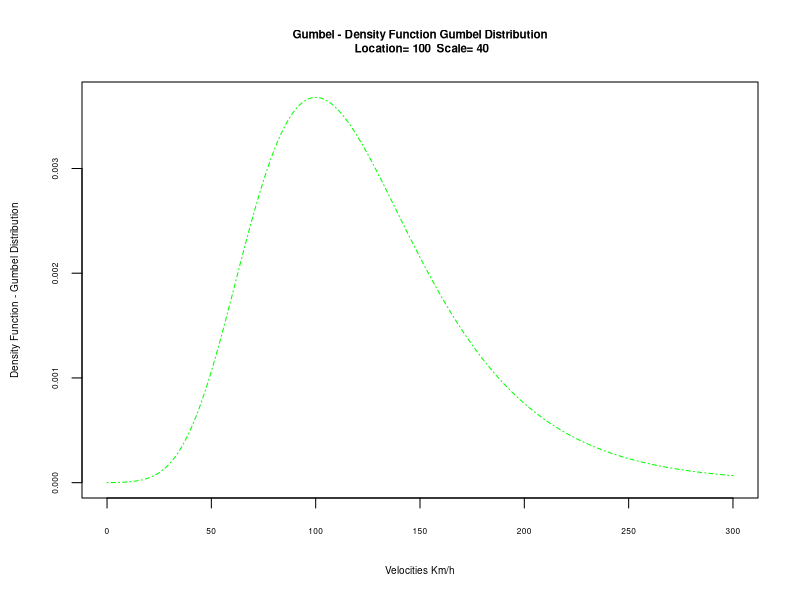
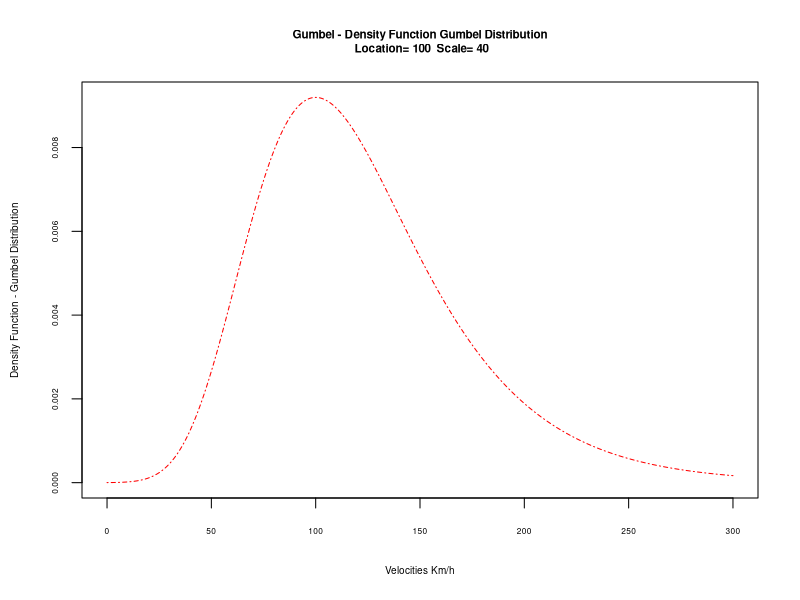
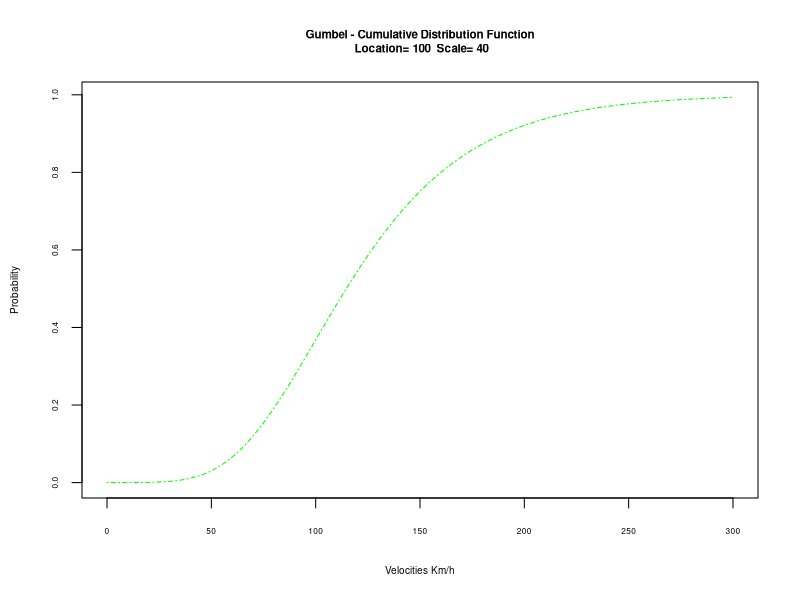
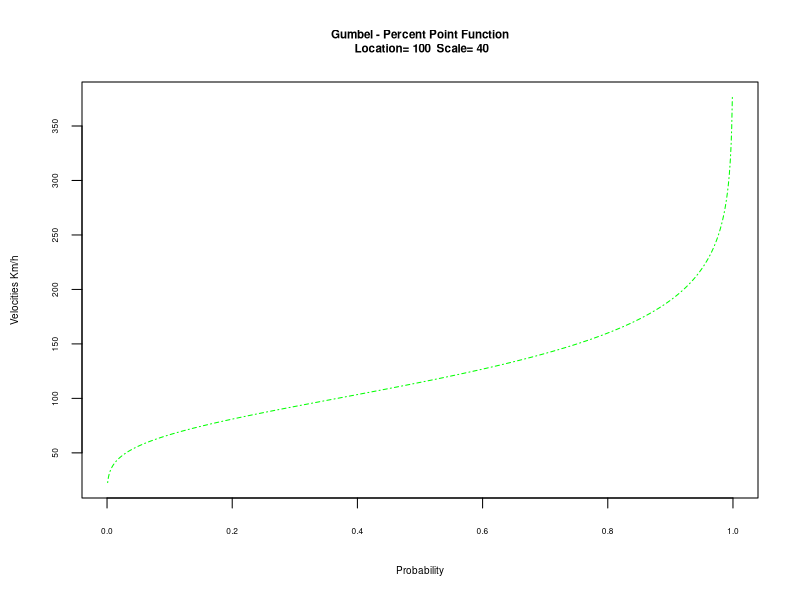
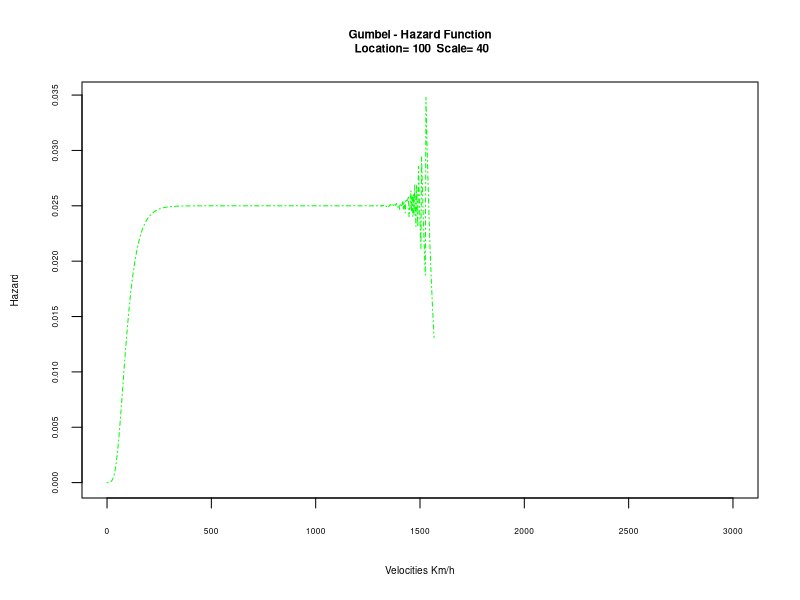
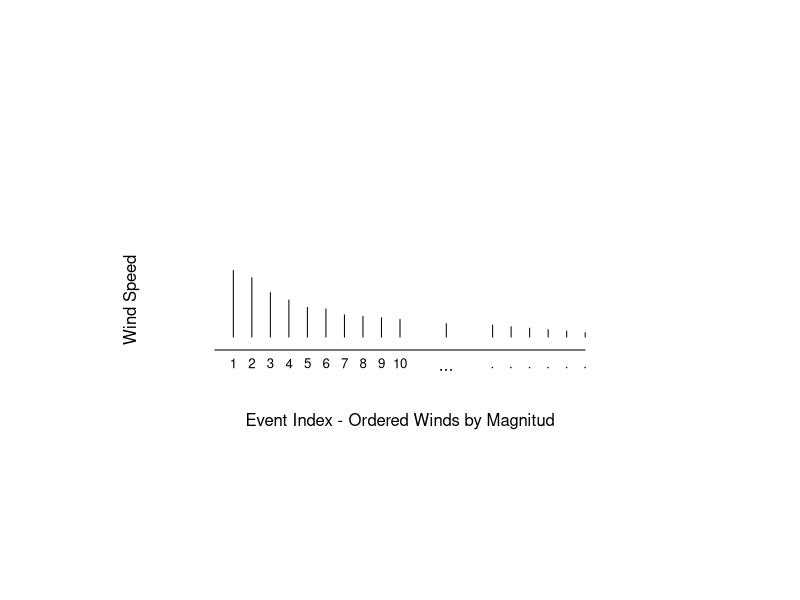
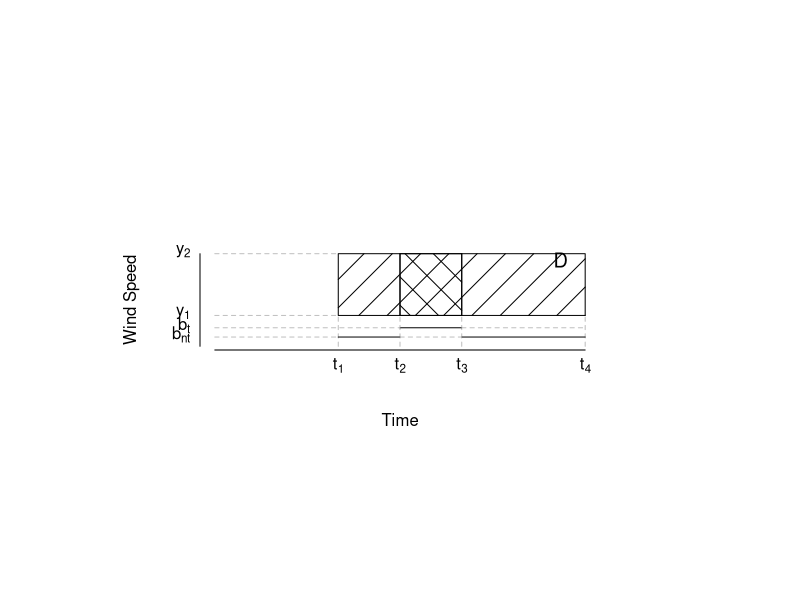

Generate these figures, in order, with R: (Note: this script raises an error after producing the figures.)
## ---- chunk 1
library("RcmdrMisc")
## ---- chunk 2
library(knitr)
def.chunk.hook  <- knitr::knit_hooks$get("chunk")
knitr::knit_hooks$set(chunk = function(x, options) {
  x <- def.chunk.hook(x, options)
  ifelse(options$size != "normalsize", paste0("\n \\", options$size,"\n\n", x, "\n\n \\normalsize"), x)
})
## ---- chunk 3
location = 100
scale = 40
.x <- seq(0, 300, length.out=1000)
pdfG <- function(x) {
  1/location *exp(-(x-location)/scale)*exp(-exp(-(x-location)/scale))
  }
.y = pdfG(.x)
plot(.x, .y, col="green", lty=4, 
     xlab="Velocities Km/h", ylab="Density Function - Gumbel Distribution", 
     main=paste("Gumbel - Density Function Gumbel Distribution\n", "Location=", 
     round(location,2), " Scale=", round(scale,2)), type="l", 
     cex.axis = 0.5, cex.lab= 0.6, cex.main=0.7, cex.sub=0.6)
## ---- chunk 4
location = 100
scale = 40
.x <- seq(0, 300, length.out=1000)
dfG = dgumbel(.x, location=location, scale=scale)
plot(.x, dfG, col="red", lty=4, 
     xlab="Velocities Km/h", ylab="Density Function - Gumbel Distribution", 
     main=paste("Gumbel - Density Function Gumbel Distribution\n", "Location=", 
     round(location,2), " Scale=", round(scale,2)), type="l", 
     cex.axis = 0.5, cex.lab= 0.6, cex.main=0.7, cex.sub=0.6)
## ---- chunk 5
location = 100
scale = 40
.x <- seq(0, 300, length.out=1000)
cdfG <- function(x) {
  exp(-exp(-(x-location)/scale))
  }
.y = cdfG(.x)
plot(.x, .y, col="green", lty=4, 
     xlab="Velocities Km/h", ylab="Probability", 
     main=paste("Gumbel - Cumulative Distribution Function\n", "Location=", 
     round(location,2), " Scale=", round(scale,2)), type="l", 
     cex.axis = 0.5, cex.lab= 0.6, cex.main=0.7, cex.sub=0.6)
## ---- chunk 6
location = 100
scale = 40
.x <- seq(0, 1, length.out=1000)
ppfG <- function(x) {
  location - (scale*log(-log(x)))
  }
.y = ppfG(.x)
plot(.x, .y, col="green", lty=4, 
     ylab="Velocities Km/h", xlab="Probability", 
     main=paste("Gumbel - Percent Point Function\n", "Location=", 
     round(location,2), " Scale=", round(scale,2)), type="l", 
     cex.axis = 0.5, cex.lab= 0.6, cex.main=0.7, cex.sub=0.6)
## ---- chunk 7
location = 100
scale = 40
.x <- seq(0, 3000, length.out=1000)
hfG <- function(x) {
  (1/scale)*(exp(-(x-location)/scale))/(exp(exp(-(x-location)/scale))-1)
  }
.y = hfG(.x)
plot(.x, .y, col="green", lty=4, 
     xlab="Velocities Km/h", ylab="Hazard", 
     main=paste("Gumbel - Hazard Function\n", "Location=", 
     round(location,2), " Scale=", round(scale,2)), type="l", 
     cex.axis = 0.5, cex.lab= 0.6, cex.main=0.7, cex.sub=0.6)
#library(reliaR)
#plot(.x, hgumbel(.x, mu=location, sigma=scale))
#plot(.x, hra.gumbel(.x, mu=location, sigma=scale))
## ---- chunk 8
par(pin = c(4, 1))
plot(1, type="n", xlab="Event Index - Ordered Winds by Magnitud", ylab="Wind Speed", 
     xlim=c(0,200), ylim= c(0,50), xaxt ="n", yaxt="n", bty="n", asp = 0.8)
x1 = seq(from=10, to=100, by=10)
y1 = c(45, 40, 30, 25, 20, 19, 15, 14, 13, 12)
text(x=x1,  par("usr")[3], 
     labels = x1/10, srt = 0, pos = 1, xpd = TRUE, cex=0.8)
for (i in 1:10) lines(x=c(x1[i],x1[i]), y=c(0,y1[i]))
lines(x=c(125,125), y=c(0,9))
text(x=125,  par("usr")[3], 
     labels = "..." , srt = 0, pos = 1, xpd = TRUE)
x1 = seq(from=150, to=200, by=10)
y1 = c(8, 7, 6, 5, 4, 3)
for (i in 1:10) lines(x=c(x1[i],x1[i]), y=c(0,y1[i]))
text(x=x1,  par("usr")[3], 
     labels = "." , srt = 0, pos = 1, xpd = TRUE, cex=0.8)
axis(1, labels=FALSE, tick=TRUE, col.axis="black", lwd.ticks=0)
## ---- chunk 9
plot(1, type="n", xlab="Time", ylab="Wind Speed", 
     xlim=c(0,30), ylim= c(0,30), xaxt ="n", yaxt="n", bty="n")
xpos=c(10,15,20,30)
xtick<-c(c(expression(t[1]), expression(t[2]), expression(t[3]), expression(t[4])))
text(x=xpos,  par("usr")[3], 
     labels = xtick, srt = 0, pos = 1, xpd = TRUE)

ypos=c(3,6,10,30)
ytick<-c(expression(b[nt]), expression(b[t]), expression(y[1]), expression(y[2]))
text(y=ypos,  x=par("usr")[1], 
     labels = ytick, srt = 0, pos = 2, xpd = TRUE)

rect(10,10,30,30, density = 5, col= NA, border="black")


lines(x=c(10,10), y=c(0,10), lty="dashed", col = "gray")
lines(x=c(30,30), y=c(0,10), lty="dashed", col = "gray")
lines(x=c(0,10), y=c(10,10), lty="dashed", col = "gray")
lines(x=c(0,10), y=c(30,30), lty="dashed", col = "gray")
lines(x=c(15,15), y=c(10,30), col = "black")
lines(x=c(15,15), y=c(0,10),  lty="dashed", col = "gray")

lines(x=c(20,20), y=c(10,30),  col = "black")
lines(x=c(20,20), y=c(0,10), lty="dashed", col = "gray")

lines(x=c(10,15), y=c(3,3), col = "black")
lines(x=c(20,30), y=c(3,3), col = "black")
lines(x=c(0,10), y=c(3,3), lty="dashed", col = "gray")
lines(x=c(15,20), y=c(3,3), lty="dashed", col = "gray")

lines(x=c(15,20), y=c(6,6), col = "black")
lines(x=c(20,30), y=c(6,6),  lty="dashed", col = "gray")
lines(x=c(0,15), y=c(6,6), lty="dashed", col = "gray")

rect(15,10,20,30, density = 5, angle=-45, col= NA, border="black")
#x <- "\xD0"
#Encoding(x) <- "latin1"
text(28, 28, "D", cex=1.2)
axis(1, labels=FALSE, tick=TRUE, col.axis="black", lwd.ticks=0)
axis(2, labels=FALSE, tick=TRUE, col.axis="black", lwd.ticks=0)
## ---- chunk 10
include_graphics(path = "figure/domain3d.PNG")
